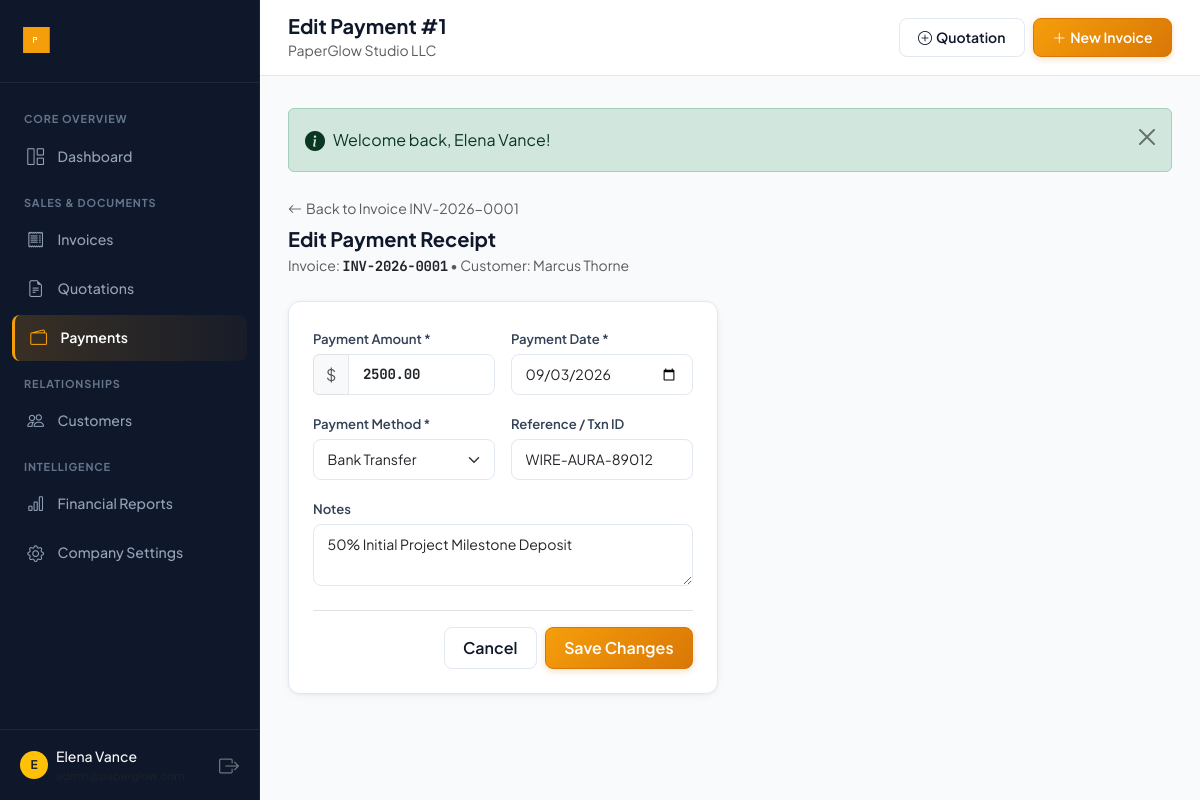
Page /payments/edit.php?id=1 (signed in) on the committed database.
### tables this page shows
CREATE TABLE `company_settings` (
  `id` INT UNSIGNED AUTO_INCREMENT PRIMARY KEY,
  `user_id` INT UNSIGNED NOT NULL,
  `company_name` VARCHAR(150) NOT NULL,
  `logo` VARCHAR(255) NULL,
  `address` TEXT NULL,
  `phone` VARCHAR(50) NULL,
  `email` VARCHAR(150) NULL,
  `website` VARCHAR(150) NULL,
  `tax_number` VARCHAR(50) NULL,
  `currency` VARCHAR(10) NOT NULL DEFAULT 'KES',
  `bank_name` VARCHAR(100) NULL,
  `bank_account_name` VARCHAR(150) NULL,
  `bank_account_number` VARCHAR(50) NULL,
  `bank_routing` VARCHAR(50) NULL,
  `bank_swift` VARCHAR(50) NULL,
  `mobile_money_name` VARCHAR(100) NULL,
  `mobile_money_number` VARCHAR(50) NULL,
  `default_invoice_terms` TEXT NULL,
  `default_quotation_terms` TEXT NULL,
  `created_at` TIMESTAMP NOT NULL DEFAULT CURRENT_TIMESTAMP,
  `updated_at` TIMESTAMP NOT NULL DEFAULT CURRENT_TIMESTAMP ON UPDATE CURRENT_TIMESTAMP,
  UNIQUE KEY `idx_company_user` (`user_id`),
  CONSTRAINT `fk_company_user` FOREIGN KEY (`user_id`) REFERENCES `users` (`id`) ON DELETE CASCADE
);

CREATE TABLE `payments` (
  `id` INT UNSIGNED AUTO_INCREMENT PRIMARY KEY,
  `user_id` INT UNSIGNED NOT NULL,
  `invoice_id` INT UNSIGNED NOT NULL,
  `payment_date` DATE NOT NULL,
  `amount` DECIMAL(12, 2) NOT NULL,
  `payment_method` ENUM('Cash', 'Bank Transfer', 'Mobile Money', 'Card', 'Other') NOT NULL,
  `reference_number` VARCHAR(100) NULL,
  `notes` TEXT NULL,
  `created_at` TIMESTAMP NOT NULL DEFAULT CURRENT_TIMESTAMP,
  `updated_at` TIMESTAMP NOT NULL DEFAULT CURRENT_TIMESTAMP ON UPDATE CURRENT_TIMESTAMP,
  KEY `idx_payments_user` (`user_id`),
  KEY `idx_payments_invoice` (`invoice_id`),
  KEY `idx_payments_date` (`payment_date`),
  CONSTRAINT `fk_payments_user` FOREIGN KEY (`user_id`) REFERENCES `users` (`id`) ON DELETE CASCADE,
  CONSTRAINT `fk_payments_invoice` FOREIGN KEY (`invoice_id`) REFERENCES `invoices` (`id`) ON DELETE CASCADE
);

CREATE TABLE `invoices` (
  `id` INT UNSIGNED AUTO_INCREMENT PRIMARY KEY,
  `user_id` INT UNSIGNED NOT NULL,
  `customer_id` INT UNSIGNED NOT NULL,
  `from_quotation_id` INT UNSIGNED NULL,
  `invoice_number` VARCHAR(50) NOT NULL,
  `invoice_date` DATE NOT NULL,
  `due_date` DATE NOT NULL,
  `status` ENUM('Draft', 'Unpaid', 'Partially Paid', 'Paid', 'Overdue', 'Cancelled') NOT NULL DEFAULT 'Draft',
  `subtotal` DECIMAL(12, 2) NOT NULL DEFAULT 0.00,
  `discount_total` DECIMAL(12, 2) NOT NULL DEFAULT 0.00,
  `tax_total` DECIMAL(12, 2) NOT NULL DEFAULT 0.00,
  `grand_total` DECIMAL(12, 2) NOT NULL DEFAULT 0.00,
  `paid_amount` DECIMAL(12, 2) NOT NULL DEFAULT 0.00,
  `balance` DECIMAL(12, 2) NOT NULL DEFAULT 0.00,
  `notes` TEXT NULL,
  `terms` TEXT NULL,
  `created_at` TIMESTAMP NOT NULL DEFAULT CURRENT_TIMESTAMP,
  `updated_at` TIMESTAMP NOT NULL DEFAULT CURRENT_TIMESTAMP ON UPDATE CURRENT_TIMESTAMP,
  UNIQUE KEY `idx_invoice_number` (`invoice_number`),
  KEY `idx_invoices_user` (`user_id`),
  KEY `idx_invoices_customer` (`customer_id`),
  KEY `idx_invoices_status` (`status`),
  KEY `idx_invoices_date` (`invoice_date`),
  KEY `idx_invoices_due` (`due_date`),
  CONSTRAINT `fk_invoices_user` FOREIGN KEY (`user_id`) REFERENCES `users` (`id`) ON DELETE CASCADE,
  CONSTRAINT `fk_invoices_customer` FOREIGN KEY (`customer_id`) REFERENCES `customers` (`id`) ON DELETE RESTRICT
);

CREATE TABLE `customers` (
  `id` INT UNSIGNED AUTO_INCREMENT PRIMARY KEY,
  `user_id` INT UNSIGNED NOT NULL,
  `name` VARCHAR(150) NOT NULL,
  `company` VARCHAR(150) NULL,
  `email` VARCHAR(150) NULL,
  `phone` VARCHAR(50) NULL,
  `address` TEXT NULL,
  `tax_number` VARCHAR(50) NULL,
  `notes` TEXT NULL,
  `created_at` TIMESTAMP NOT NULL DEFAULT CURRENT_TIMESTAMP,
  `updated_at` TIMESTAMP NOT NULL DEFAULT CURRENT_TIMESTAMP ON UPDATE CURRENT_TIMESTAMP,
  KEY `idx_customers_user` (`user_id`),
  KEY `idx_customers_name` (`name`),
  KEY `idx_customers_email` (`email`),
  CONSTRAINT `fk_customers_user` FOREIGN KEY (`user_id`) REFERENCES `users` (`id`) ON DELETE CASCADE
);

### includes/functions.php (called while the page is built, shortened)
<?php
function e(?string $string): string
{
    return htmlspecialchars((string)($string ?? ''), ENT_QUOTES, 'UTF-8');
}
function getCurrencySymbol(string $currency = 'KES'): string
{
    $symbols = [
        'KES' => 'KSh ',
        'USD' => '$',
        'EUR' => '€',
        'GBP' => '£',
        'CAD' => 'CA$',
        'AUD' => 'A$',
        'NGN' => '₦',
        'GHS' => 'GH₵',
        'ZAR' => 'R ',
        'INR' => '₹',
        'JPY' => '¥',
    ];
    return $symbols[$currency] ?? ($currency . ' ');
}
function getCompanySettings(PDO $pdo, int $userId): array
{
    $stmt = $pdo->prepare("SELECT * FROM company_settings WHERE user_id = ? LIMIT 1");
    $stmt->execute([$userId]);
    $settings = $stmt->fetch();
    return $settings;
}

### includes/auth.php (called while the page is built, shortened)
<?php
require_once __DIR__ . '/functions.php';
function getCurrentUser(): ?array
{
    return $_SESSION['user'] ?? null;
}
function getCurrentUserId(): int
{
    $user = getCurrentUser();
    return $user ? (int)$user['id'] : 0;
}

### payments/edit.php (the view, shortened to what this page needs)
<?php
require_once __DIR__ . '/../includes/auth.php';
$userId = getCurrentUserId();
$pdo = getDBConnection();
$paymentId = (int)($_GET['id'] ?? 0);
$stmt = $pdo->prepare("
    SELECT p.*, i.invoice_number, i.grand_total, i.balance as invoice_balance, c.name as customer_name
    FROM payments p
    JOIN invoices i ON p.invoice_id = i.id
    JOIN customers c ON i.customer_id = c.id
    WHERE p.id = ? AND p.user_id = ?
");
$stmt->execute([$paymentId, $userId]);
$payment = $stmt->fetch();
$currency = $company['currency'] ?? 'USD';
$pageTitle = 'Edit Payment #' . $payment['id'];
require_once __DIR__ . '/../includes/header.php';
?>
<div class="mb-4">
  <a href="/invoices/view.php?id=<?= (int)$payment['invoice_id'] ?>" class="text-decoration-none text-muted small d-inline-flex align-items-center gap-1 mb-2">
    <i class="bi bi-arrow-left"></i> Back to Invoice <?= e($payment['invoice_number']) ?>
  </a>
  <h2 class="h5 fw-bold text-slate-900 mb-1">Edit Payment Receipt</h2>
  <p class="text-muted small mb-0">Invoice: <strong class="mono-num text-dark"><?= e($payment['invoice_number']) ?></strong> &bull; Customer: <?= e($payment['customer_name']) ?></p>
</div>
<div class="row">
  <div class="col-lg-6">
    <div class="pg-card">
      <div class="pg-card-body p-4">
        <form method="POST" action="/payments/edit.php?id=<?= $paymentId ?>">
          <div class="row g-3 mb-3">
            <div class="col-sm-6">
              <label class="form-label-pg" for="amount">Payment Amount *</label>
              <div class="input-group">
                <span class="input-group-text bg-light text-muted font-semibold"><?= e(getCurrencySymbol($currency)) ?></span>
                <input type="number" class="form-control form-control-pg mono-num fw-bold" id="amount" name="amount" value="<?= number_format((float)($_POST['amount'] ?? $payment['amount']), 2, '.', '') ?>" step="0.01" min="0.01" required>
              </div>
            </div>
            <div class="col-sm-6">
              <label class="form-label-pg" for="payment_date">Payment Date *</label>
              <input type="date" class="form-control form-control-pg" id="payment_date" name="payment_date" value="<?= e($_POST['payment_date'] ?? $payment['payment_date']) ?>" required>
            </div>
          </div>
          <div class="row g-3 mb-3">
            <div class="col-sm-6">
              <label class="form-label-pg" for="payment_method">Payment Method *</label>
              <select name="payment_method" id="payment_method" class="form-select form-select-pg" required>
                <?php foreach (['Bank Transfer', 'Card', 'Mobile Money', 'Cash', 'Other'] as $meth): ?>
                  <option value="<?= $meth ?>" <?= ($payment['payment_method'] === $meth) ? 'selected' : '' ?>><?= $meth ?></option>
                <?php endforeach; ?>
              </select>
            </div>
            <div class="col-sm-6">
              <label class="form-label-pg" for="reference_number">Reference / Txn ID</label>
              <input type="text" class="form-control form-control-pg" id="reference_number" name="reference_number" value="<?= e($_POST['reference_number'] ?? $payment['reference_number']) ?>">
            </div>
          </div>
          <div class="mb-4">
            <label class="form-label-pg" for="notes">Notes</label>
            <textarea class="form-control form-control-pg" id="notes" name="notes" rows="2"><?= e($_POST['notes'] ?? $payment['notes']) ?></textarea>
          </div>
          <div class="d-flex align-items-center justify-content-end gap-2 pt-3 border-top">
            <a href="/invoices/view.php?id=<?= (int)$payment['invoice_id'] ?>" class="btn btn-pg-secondary">Cancel</a>
            <button type="submit" class="btn btn-pg-primary">Save Changes</button>
          </div>
        </form>
      </div>
    </div>
  </div>
</div>
<?php require_once __DIR__ . '/../includes/footer.php'; ?>

### includes/sidebar.php (shortened to what this page needs)
<?php
$currentUri = $_SERVER['REQUEST_URI'] ?? '';
function isNavActive(string $segment, string $currentUri): string {
    return str_contains($currentUri, $segment) ? 'active' : '';
}
?>
<aside class="pg-sidebar">
  <div class="pg-sidebar-header d-flex align-items-center justify-content-between">
    <a href="/dashboard/index.php" class="d-flex align-items-center text-decoration-none gap-2">
      <?php if (!empty($company['logo']) && file_exists(dirname(__DIR__) . '/' . ltrim($company['logo'], '/'))): ?>
        <img src="/<?= e($company['logo']) ?>" alt="<?= e($company['company_name'] ?? 'PaperGlow') ?>" style="max-height: 38px; max-width: 140px; object-fit: contain;">
      <?php else: ?>
        <div class="pg-brand-emblem">P</div>
        <div class="pg-brand-text">Paper<span>Glow</span></div>
      <?php endif; ?>
    </a>
  </div>
  <nav class="pg-sidebar-nav">
    <div class="pg-nav-label">Core Overview</div>
    <a href="/dashboard/index.php" class="pg-nav-item <?= isNavActive('/dashboard', $currentUri) ?>">
      <i class="bi bi-grid-1x2"></i>
      <span>Dashboard</span>
    </a>
    <div class="pg-nav-label">Sales & Documents</div>
    <a href="/invoices/index.php" class="pg-nav-item <?= isNavActive('/invoices', $currentUri) ?>">
      <i class="bi bi-receipt"></i>
      <span>Invoices</span>
    </a>
    <a href="/quotations/index.php" class="pg-nav-item <?= isNavActive('/quotations', $currentUri) ?>">
      <i class="bi bi-file-earmark-text"></i>
      <span>Quotations</span>
    </a>
    <a href="/payments/index.php" class="pg-nav-item <?= isNavActive('/payments', $currentUri) ?>">
      <i class="bi bi-wallet2"></i>
      <span>Payments</span>
    </a>
    <div class="pg-nav-label">Relationships</div>
    <a href="/customers/index.php" class="pg-nav-item <?= isNavActive('/customers', $currentUri) ?>">
      <i class="bi bi-people"></i>
      <span>Customers</span>
    </a>
    <div class="pg-nav-label">Intelligence</div>
    <a href="/reports/index.php" class="pg-nav-item <?= isNavActive('/reports', $currentUri) ?>">
      <i class="bi bi-bar-chart"></i>
      <span>Financial Reports</span>
    </a>
    <a href="/company/settings.php" class="pg-nav-item <?= isNavActive('/company', $currentUri) ?>">
      <i class="bi bi-gear"></i>
      <span>Company Settings</span>
    </a>
  </nav>
  <div class="pg-sidebar-footer">
    <div class="d-flex align-items-center justify-content-between text-muted small">
      <div class="d-flex align-items-center gap-2">
        <div class="rounded-circle bg-warning text-dark fw-bold d-flex align-items-center justify-content-center" style="width: 28px; height: 28px; font-size: 0.75rem;">
          <?= strtoupper(substr($currentUser['name'] ?? 'U', 0, 1)) ?>
        </div>
        <div class="text-truncate" style="max-width: 130px;">
          <div class="text-light fw-medium text-truncate"><?= e($currentUser['name'] ?? 'User') ?></div>
          <div class="text-slate-400" style="font-size: 0.7rem;"><?= e($currentUser['email'] ?? '') ?></div>
        </div>
      </div>
      <a href="/auth/logout.php" class="text-secondary hover-white" title="Sign Out">
        <i class="bi bi-box-arrow-right fs-5"></i>
      </a>
    </div>
  </div>
</aside>

### includes/navbar.php (shortened to what this page needs)
<header class="pg-topbar">
  <div class="d-flex align-items-center gap-3">
    <div>
      <h1 class="h5 mb-0 fw-bold text-slate-900"><?= e($pageTitle ?? 'Overview') ?></h1>
      <span class="text-muted small"><?= e($company['company_name'] ?? 'PaperGlow Billing') ?></span>
    </div>
  </div>
  <div class="d-flex align-items-center gap-2">
    <a href="/quotations/create.php" class="btn btn-pg-secondary btn-sm d-none d-sm-inline-flex align-items-center gap-1">
      <i class="bi bi-plus-circle"></i>
      <span>Quotation</span>
    </a>
    <a href="/invoices/create.php" class="btn btn-pg-primary btn-sm d-inline-flex align-items-center gap-1">
      <i class="bi bi-plus-lg"></i>
      <span>New Invoice</span>
    </a>
  </div>
</header>

### assets/css/paperglow.css (style rules this page uses)
:root { --pg-ink: #0f172a; --pg-ink-light: #475569; --pg-ink-muted: #94a3b8; --pg-paper-bg: #f8fafc; --pg-paper-card: #ffffff; --pg-paper-border: #e2e8f0; --pg-amber-500: #f59e0b; --pg-amber-600: #d97706; --pg-amber-700: #b45309; --pg-amber-soft: rgba(245, 158, 11, 0.12); --pg-amber-glow: 0 0 20px rgba(245, 158, 11, 0.28); --pg-sidebar-bg: #0f172a; --pg-sidebar-hover: #1e293b; --pg-sidebar-active: #283548; --pg-radius-sm: 8px; --pg-radius-md: 12px; --pg-radius-lg: 16px; --pg-shadow-card: 0 2px 12px -2px rgba(15, 23, 42, 0.06), 0 1px 3px rgba(15, 23, 42, 0.04); --pg-shadow-hover: 0 10px 25px -4px rgba(15, 23, 42, 0.08), 0 4px 6px -2px rgba(15, 23, 42, 0.03); }
body { font-family: 'Plus Jakarta Sans', system-ui, -apple-system, sans-serif; background-color: var(--pg-paper-bg); color: var(--pg-ink); min-height: 100vh; }
.mono-num { font-family: 'JetBrains Mono', monospace; font-variant-numeric: tabular-nums; letter-spacing: -0.02em; }
.pg-sidebar { width: 260px; background-color: var(--pg-sidebar-bg); color: #e2e8f0; flex-shrink: 0; display: flex; flex-direction: column; transition: all 0.25s ease-in-out; border-right: 1px solid rgba(255, 255, 255, 0.06); z-index: 1030; }
.pg-sidebar-header { padding: 1.5rem 1.25rem; border-bottom: 1px solid rgba(255, 255, 255, 0.07); }
.pg-sidebar-nav { padding: 1rem 0.75rem; flex-grow: 1; }
.pg-nav-label { font-size: 0.68rem; font-weight: 700; letter-spacing: 0.08em; text-transform: uppercase; color: #64748b; padding: 0.75rem 0.75rem 0.35rem; }
.pg-nav-item { display: flex; align-items: center; gap: 0.75rem; padding: 0.65rem 0.85rem; border-radius: var(--pg-radius-sm); color: #94a3b8; text-decoration: none; font-weight: 500; font-size: 0.88rem; transition: all 0.15s ease; margin-bottom: 0.2rem; }
.pg-nav-item.active { background: linear-gradient(90deg, rgba(245, 158, 11, 0.18) 0%, rgba(245, 158, 11, 0.04) 100%); color: #ffffff; font-weight: 600; border-left: 3px solid var(--pg-amber-500); }
.pg-nav-item i { font-size: 1.05rem; width: 20px; text-align: center; }
.pg-nav-item.active i { color: var(--pg-amber-500); }
.pg-sidebar-footer { padding: 1rem 1.25rem; border-top: 1px solid rgba(255, 255, 255, 0.07); }
.pg-topbar { background: #ffffff; border-bottom: 1px solid var(--pg-paper-border); padding: 0.85rem 1.75rem; display: flex; align-items: center; justify-content: space-between; position: sticky; top: 0; z-index: 1020; }
.pg-card { background: var(--pg-paper-card); border: 1px solid var(--pg-paper-border); border-radius: var(--pg-radius-md); box-shadow: var(--pg-shadow-card); transition: box-shadow 0.2s ease, transform 0.2s ease; }
.pg-card-body { padding: 1.5rem; }
.btn-pg-primary { background: linear-gradient(135deg, #f59e0b 0%, #d97706 100%); border: 1px solid #d97706; color: #ffffff; font-weight: 600; border-radius: var(--pg-radius-sm); padding: 0.5rem 1.15rem; box-shadow: 0 2px 6px rgba(217, 119, 6, 0.25); transition: all 0.2s ease; }
.btn-pg-secondary { background: #ffffff; border: 1px solid var(--pg-paper-border); color: var(--pg-ink); font-weight: 600; border-radius: var(--pg-radius-sm); padding: 0.5rem 1.15rem; transition: all 0.15s ease; }
.form-control-pg, .form-select-pg { border: 1px solid var(--pg-paper-border); border-radius: var(--pg-radius-sm); padding: 0.55rem 0.85rem; font-size: 0.88rem; background-color: #ffffff; transition: border-color 0.15s ease, box-shadow 0.15s ease; }
.form-label-pg { font-size: 0.82rem; font-weight: 600; color: #334155; margin-bottom: 0.35rem; }

### rows in the picture
company_settings: logo (picture), company_name "PaperGlow Studio LLC"
payments: invoice.invoice_number "INV-2026-0001", customers.name "Marcus Thorne", amount "2500.00", payment_date "09/03/2026", payment_method "Bank Transfer", reference_number "WIRE-AURA-89012", notes "50% Initial Project Milestone Deposit"

### other values in the picture
substr($currentUser['name'] ?? 'U', 0, 1) "E"
$currentUser['name'] "Elena Vance"
$pageTitle "Edit Payment #1"
$flash['message'] "Welcome back, Elena Vance!"
getCurrencySymbol($currency) "$"
